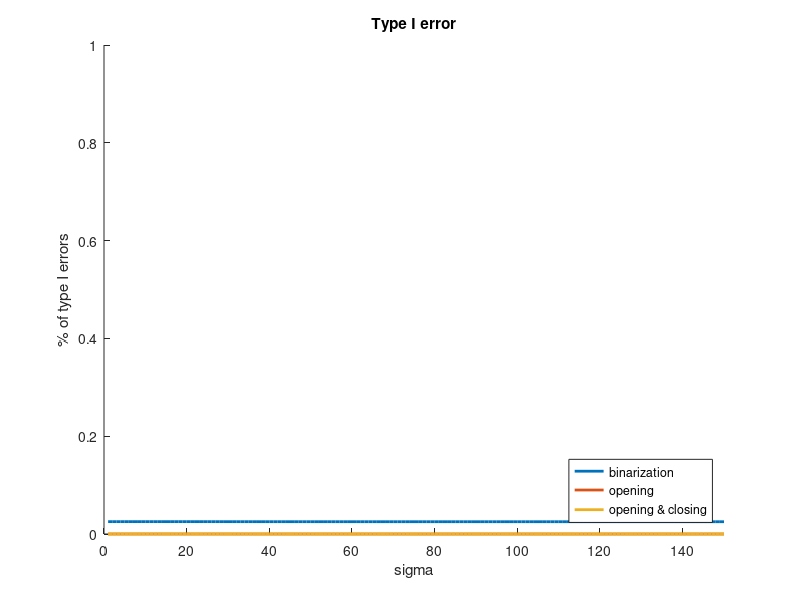
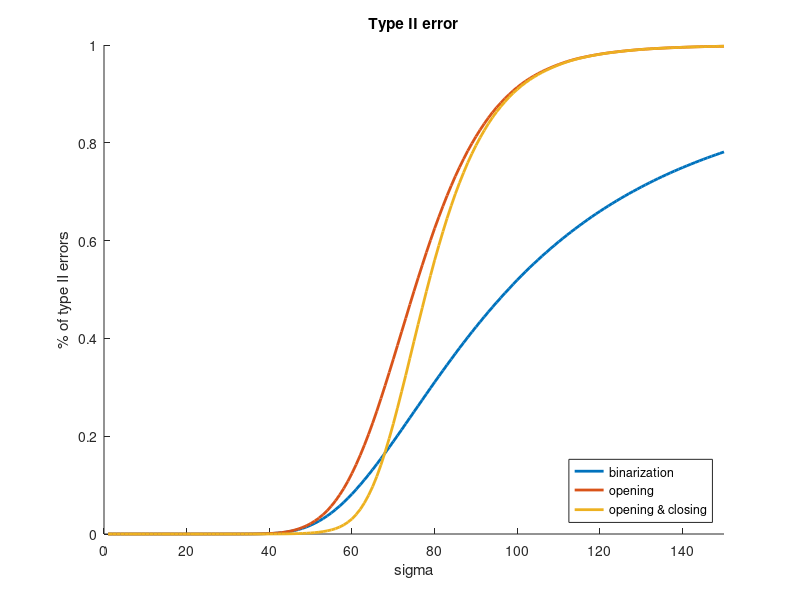

Write MATLAB code to recreate these figures, in order.
% Load results:
load('simulation.mat');

% ------------------------------------------------------------------------

% Initialize counters for the errors and total number of pixels:
err = zeros(max_sigma, 2);
err_o = zeros(max_sigma, 2);
err_oc = zeros(max_sigma, 2);
t = zeros(1, 2);

% Loop over dimensions:
for i = 1 : size(dims, 2)
    
    % Generate name of the substructure of the dimension:
    dim_name = strcat('pxl', num2str(dims(i)), 'x', num2str(dims(i)));
    
    for j = 1 : nr_pictures
        
        % Add results to the counters results:
        t = t + cases.(dim_name).(strcat('t', num2str(j)));
        err = err + cases.(dim_name).(strcat('err', num2str(j)));
        err_o = err_o + cases.(dim_name).(strcat('err_o', num2str(j)));
        err_oc = err_oc + cases.(dim_name).(strcat('err_oc', num2str(j)));
        
    end
end

% ------------------------------------------------------------------------

sigma_range = 1 : max_sigma;

% Type I error plot
figure(1)
hold on
plot(sigma_range, err(:, 1) / t(2), 'Linewidth', 2.0)
plot(sigma_range, err_o(:, 1) / t(2), 'Linewidth', 2.0)
plot(sigma_range, err_oc(:, 1) / t(2), 'Linewidth', 2.0)
legend('binarization', 'opening', 'opening & closing', 'Location', 'southeast')
title('Type I error')
xlabel('sigma')
ylabel('% of type I errors')
axis([0 max_sigma 0 1])
hold off

% Type II error plot
figure(2)
hold on
plot(sigma_range, err(:, 2) / t(1), 'Linewidth', 2.0)
plot(sigma_range, err_o(:, 2) / t(1), 'Linewidth', 2.0)
plot(sigma_range, err_oc(:, 2) / t(1), 'Linewidth', 2.0)
legend('binarization', 'opening', 'opening & closing', 'Location', 'southeast')
title('Type II error')
xlabel('sigma')
ylabel('% of type II errors')
axis([0 max_sigma 0 1])
hold off